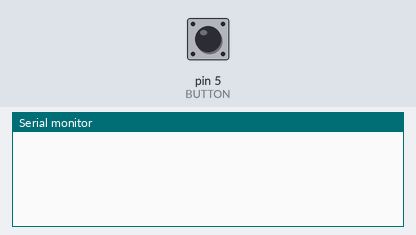
Bench run of a sketch on a simulated Arduino Uno, built with avr-gcc and run on an emulated ATmega328P. On the bench: the last lines printed to the serial monitor. The inputs (shaded band) are chosen by the test bench; at power-on: pin 5 (BUTTON) HIGH.

Above: at 3.8 s.
3.9 s: pin 5 (BUTTON) pulled LOW for 1.8 s
At 5.8 s:
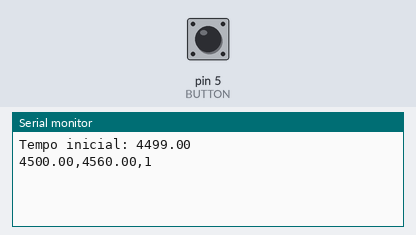
7.2 s: pin 5 (BUTTON) pulled LOW for 1.8 s
At 8.0 s:
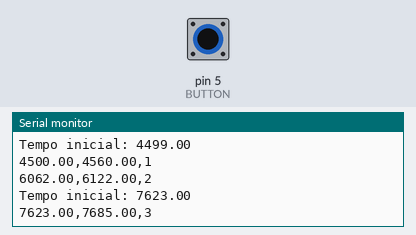
10.5 s: pin 5 (BUTTON) pulled LOW for 3.2 s
At 11.2 s:
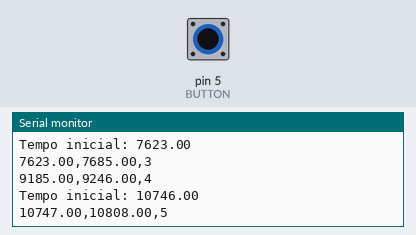

Measured:
- after the input at 3.9 s, the serial monitor: prints a new line after 0.60 s (image 1)
- after the input at 7.2 s, the serial monitor: prints a new line after 0.42 s (image 2)
- after the input at 10.5 s, the serial monitor: prints a new line after 0.25 s (image 3)

The sketch:

Envio.ino
```cpp
/*
Os pinos M0 e M1 do módulo LoRa foram conectados diretamente no GND
*/

#include <SoftwareSerial.h>
#define RX_PIN 2
#define TX_PIN 3

#define BUTTON 5

String turnOn = "00000,00000,00000,00000,00000,00000,00000,00000,00000,0000";
String turnOff = "10000,00000,00000,00000,00000,00000,00000,00000,00000,0000";

SoftwareSerial loraSerial(RX_PIN, TX_PIN);
float initialTime = 0;
float previousTime = 0;
float nextTime = 0;

bool initiated = false;
int counter = 0;

void setup() {
  Serial.begin(9600);

  pinMode(BUTTON, INPUT_PULLUP);
  loraSerial.begin(9600);
}

void loop() {
  if(digitalRead(BUTTON) == LOW) {
    initialTime = millis();
    Serial.print("Tempo inicial: ");
    Serial.println(initialTime);

    initiated = true;
  }

  if(initiated) {
    previousTime = millis();
    loraSerial.print(turnOn);
    nextTime = millis();

    counter++;

    Serial.println(String(previousTime) + "," + String(nextTime) + "," + String(counter));
  }

  delay(1500);
}
```
